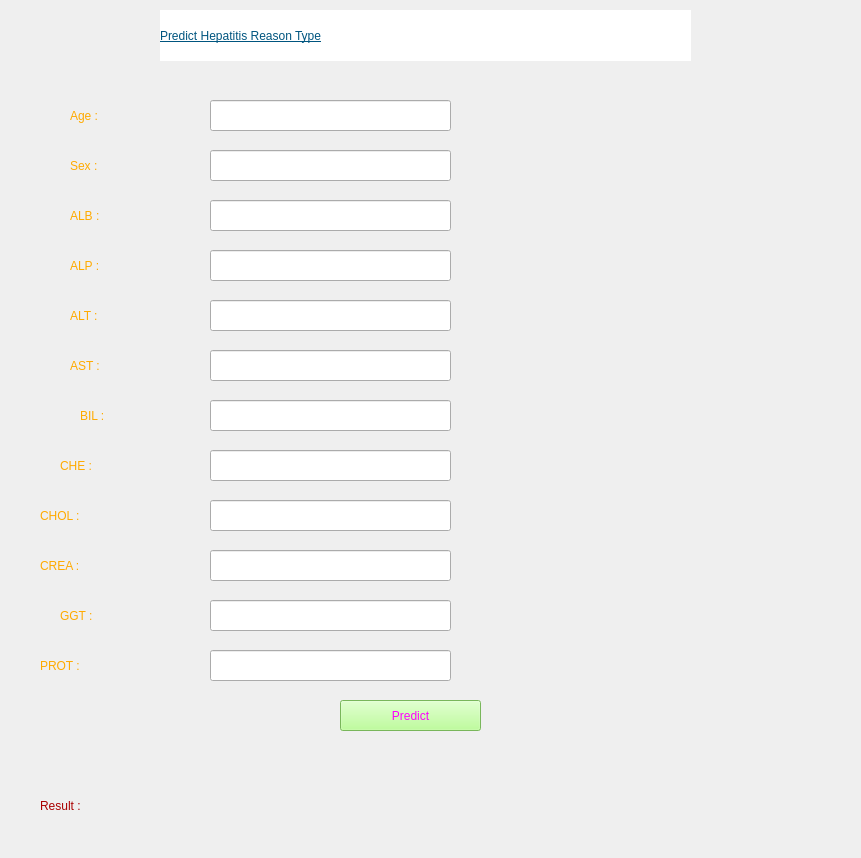
<?xml version="1.0" encoding="UTF-8"?>
<ui version="4.0">
 <class>Form</class>
 <widget class="QWidget" name="Form">
  <property name="geometry">
   <rect>
    <x>0</x>
    <y>0</y>
    <width>861</width>
    <height>858</height>
   </rect>
  </property>
  <property name="windowTitle">
   <string>project2</string>
  </property>
  <widget class="QLabel" name="label">
   <property name="geometry">
    <rect>
     <x>160</x>
     <y>10</y>
     <width>531</width>
     <height>51</height>
    </rect>
   </property>
   <property name="styleSheet">
    <string notr="true">color: rgb(0, 85, 127);
background-color: rgb(255, 255, 255);
font: 75 italic 24pt &quot;Noto Sans&quot;;
text-decoration: underline;</string>
   </property>
   <property name="text">
    <string>Predict Hepatitis Reason Type</string>
   </property>
  </widget>
  <widget class="QLineEdit" name="alp">
   <property name="geometry">
    <rect>
     <x>210</x>
     <y>250</y>
     <width>241</width>
     <height>31</height>
    </rect>
   </property>
  </widget>
  <widget class="QLineEdit" name="alb">
   <property name="geometry">
    <rect>
     <x>210</x>
     <y>200</y>
     <width>241</width>
     <height>31</height>
    </rect>
   </property>
  </widget>
  <widget class="QLineEdit" name="sex_2">
   <property name="geometry">
    <rect>
     <x>210</x>
     <y>150</y>
     <width>241</width>
     <height>31</height>
    </rect>
   </property>
  </widget>
  <widget class="QLineEdit" name="age_2">
   <property name="geometry">
    <rect>
     <x>210</x>
     <y>100</y>
     <width>241</width>
     <height>31</height>
    </rect>
   </property>
  </widget>
  <widget class="QPushButton" name="pushButton">
   <property name="geometry">
    <rect>
     <x>340</x>
     <y>700</y>
     <width>141</width>
     <height>31</height>
    </rect>
   </property>
   <property name="styleSheet">
    <string notr="true">color: rgb(255, 0, 255);
background-color: rgb(170, 255, 127);
font: 75 16pt &quot;Rockwell&quot;;</string>
   </property>
   <property name="text">
    <string>Predict</string>
   </property>
  </widget>
  <widget class="QLabel" name="result">
   <property name="geometry">
    <rect>
     <x>40</x>
     <y>780</y>
     <width>691</width>
     <height>51</height>
    </rect>
   </property>
   <property name="styleSheet">
    <string notr="true">color: rgb(170, 0, 0);
font: 75 16pt &quot;Noto Naskh Arabic&quot;;</string>
   </property>
   <property name="text">
    <string>Result :</string>
   </property>
  </widget>
  <widget class="QLabel" name="label_6">
   <property name="geometry">
    <rect>
     <x>70</x>
     <y>90</y>
     <width>111</width>
     <height>51</height>
    </rect>
   </property>
   <property name="styleSheet">
    <string notr="true">color: rgb(255, 170, 0);
font: 75 20pt &quot;Sitka Small&quot;;</string>
   </property>
   <property name="text">
    <string>Age :</string>
   </property>
  </widget>
  <widget class="QLineEdit" name="alt">
   <property name="geometry">
    <rect>
     <x>210</x>
     <y>300</y>
     <width>241</width>
     <height>31</height>
    </rect>
   </property>
  </widget>
  <widget class="QLineEdit" name="ast">
   <property name="geometry">
    <rect>
     <x>210</x>
     <y>350</y>
     <width>241</width>
     <height>31</height>
    </rect>
   </property>
  </widget>
  <widget class="QLineEdit" name="bil">
   <property name="geometry">
    <rect>
     <x>210</x>
     <y>400</y>
     <width>241</width>
     <height>31</height>
    </rect>
   </property>
  </widget>
  <widget class="QLineEdit" name="che">
   <property name="geometry">
    <rect>
     <x>210</x>
     <y>450</y>
     <width>241</width>
     <height>31</height>
    </rect>
   </property>
  </widget>
  <widget class="QLineEdit" name="chol">
   <property name="geometry">
    <rect>
     <x>210</x>
     <y>500</y>
     <width>241</width>
     <height>31</height>
    </rect>
   </property>
  </widget>
  <widget class="QLineEdit" name="crea">
   <property name="geometry">
    <rect>
     <x>210</x>
     <y>550</y>
     <width>241</width>
     <height>31</height>
    </rect>
   </property>
  </widget>
  <widget class="QLabel" name="label_7">
   <property name="geometry">
    <rect>
     <x>70</x>
     <y>140</y>
     <width>91</width>
     <height>51</height>
    </rect>
   </property>
   <property name="styleSheet">
    <string notr="true">color: rgb(255, 170, 0);
font: 75 20pt &quot;Sitka Small&quot;;</string>
   </property>
   <property name="text">
    <string>Sex :</string>
   </property>
  </widget>
  <widget class="QLabel" name="label_8">
   <property name="geometry">
    <rect>
     <x>70</x>
     <y>190</y>
     <width>121</width>
     <height>51</height>
    </rect>
   </property>
   <property name="styleSheet">
    <string notr="true">color: rgb(255, 170, 0);
font: 75 20pt &quot;Sitka Small&quot;;</string>
   </property>
   <property name="text">
    <string>ALB :</string>
   </property>
  </widget>
  <widget class="QLabel" name="label_9">
   <property name="geometry">
    <rect>
     <x>70</x>
     <y>240</y>
     <width>141</width>
     <height>51</height>
    </rect>
   </property>
   <property name="styleSheet">
    <string notr="true">color: rgb(255, 170, 0);
font: 75 20pt &quot;Sitka Small&quot;;</string>
   </property>
   <property name="text">
    <string>ALP :</string>
   </property>
  </widget>
  <widget class="QLabel" name="label_10">
   <property name="geometry">
    <rect>
     <x>70</x>
     <y>290</y>
     <width>141</width>
     <height>51</height>
    </rect>
   </property>
   <property name="styleSheet">
    <string notr="true">color: rgb(255, 170, 0);
font: 75 20pt &quot;Sitka Small&quot;;</string>
   </property>
   <property name="text">
    <string>ALT :</string>
   </property>
  </widget>
  <widget class="QLabel" name="label_11">
   <property name="geometry">
    <rect>
     <x>70</x>
     <y>340</y>
     <width>141</width>
     <height>51</height>
    </rect>
   </property>
   <property name="styleSheet">
    <string notr="true">color: rgb(255, 170, 0);
font: 75 20pt &quot;Sitka Small&quot;;</string>
   </property>
   <property name="text">
    <string>AST :</string>
   </property>
  </widget>
  <widget class="QLabel" name="label_12">
   <property name="geometry">
    <rect>
     <x>80</x>
     <y>390</y>
     <width>141</width>
     <height>51</height>
    </rect>
   </property>
   <property name="styleSheet">
    <string notr="true">color: rgb(255, 170, 0);
font: 75 20pt &quot;Sitka Small&quot;;</string>
   </property>
   <property name="text">
    <string>BIL :</string>
   </property>
  </widget>
  <widget class="QLabel" name="label_13">
   <property name="geometry">
    <rect>
     <x>60</x>
     <y>440</y>
     <width>141</width>
     <height>51</height>
    </rect>
   </property>
   <property name="styleSheet">
    <string notr="true">color: rgb(255, 170, 0);
font: 75 20pt &quot;Sitka Small&quot;;</string>
   </property>
   <property name="text">
    <string>CHE :</string>
   </property>
  </widget>
  <widget class="QLabel" name="label_14">
   <property name="geometry">
    <rect>
     <x>40</x>
     <y>490</y>
     <width>141</width>
     <height>51</height>
    </rect>
   </property>
   <property name="styleSheet">
    <string notr="true">color: rgb(255, 170, 0);
font: 75 20pt &quot;Sitka Small&quot;;</string>
   </property>
   <property name="text">
    <string>CHOL :</string>
   </property>
  </widget>
  <widget class="QLabel" name="label_15">
   <property name="geometry">
    <rect>
     <x>40</x>
     <y>540</y>
     <width>141</width>
     <height>51</height>
    </rect>
   </property>
   <property name="styleSheet">
    <string notr="true">color: rgb(255, 170, 0);
font: 75 20pt &quot;Sitka Small&quot;;</string>
   </property>
   <property name="text">
    <string>CREA :</string>
   </property>
  </widget>
  <widget class="QLabel" name="label_16">
   <property name="geometry">
    <rect>
     <x>60</x>
     <y>590</y>
     <width>141</width>
     <height>51</height>
    </rect>
   </property>
   <property name="styleSheet">
    <string notr="true">color: rgb(255, 170, 0);
font: 75 20pt &quot;Sitka Small&quot;;</string>
   </property>
   <property name="text">
    <string>GGT :</string>
   </property>
  </widget>
  <widget class="QLineEdit" name="ggt">
   <property name="geometry">
    <rect>
     <x>210</x>
     <y>600</y>
     <width>241</width>
     <height>31</height>
    </rect>
   </property>
  </widget>
  <widget class="QLineEdit" name="prot">
   <property name="geometry">
    <rect>
     <x>210</x>
     <y>650</y>
     <width>241</width>
     <height>31</height>
    </rect>
   </property>
  </widget>
  <widget class="QLabel" name="label_17">
   <property name="geometry">
    <rect>
     <x>40</x>
     <y>640</y>
     <width>141</width>
     <height>51</height>
    </rect>
   </property>
   <property name="styleSheet">
    <string notr="true">color: rgb(255, 170, 0);
font: 75 20pt &quot;Sitka Small&quot;;</string>
   </property>
   <property name="text">
    <string>PROT :</string>
   </property>
  </widget>
 </widget>
 <resources/>
 <connections/>
</ui>
